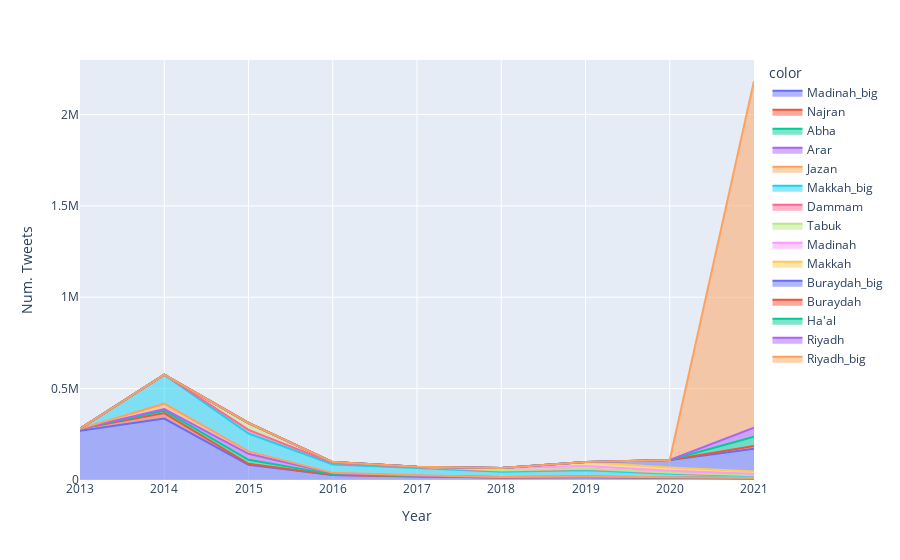

The cell this chart's notebook holds for it:
### Code cell
tweets_by_year = provs.groupby([provs.date.dt.year, "province"]).size()
years, names = list(zip(*tweets_by_year.index))
px.area(x=years, y=tweets_by_year.values, color=names, labels={"x": "Year", "y": "Num. Tweets"})

# Graph is weird. Why is all Riyadh_big tweets just one year ago?

### Figure 1 — Plotly figure (JSON) as saved in the notebook; plotly's stock layout.template omitted (floating-point values rounded to 4 significant figures)
{"data": [{"hovertemplate": "color=Madinah_big<br>Year=%{x}<br>Num. Tweets=%{y}<extra></extra>", "legendgroup": "Madinah_big", "line": {"color": "#636efa"}, "mode": "lines", "name": "Madinah_big", "orientation": "v", "showlegend": true, "stackgroup": "1", "type": "scatter", "x": [2013, 2014, 2015, 2016, 2017, 2018, 2019, 2020, 2021], "xaxis": "x", "y": [269798, 336259, 83285, 26726, 19118, 13455, 15476, 11880, 8829], "yaxis": "y"}, {"hovertemplate": "color=Najran<br>Year=%{x}<br>Num. Tweets=%{y}<extra></extra>", "legendgroup": "Najran", "line": {"color": "#EF553B"}, "mode": "lines", "name": "Najran", "orientation": "v", "showlegend": true, "stackgroup": "1", "type": "scatter", "x": [2013, 2014, 2015, 2016, 2017, 2018, 2019, 2020, 2021], "xaxis": "x", "y": [10946, 30182, 5225, 791, 839, 707, 473, 647, 228], "yaxis": "y"}, {"hovertemplate": "color=Abha<br>Year=%{x}<br>Num. Tweets=%{y}<extra></extra>", "legendgroup": "Abha", "line": {"color": "#00cc96"}, "mode": "lines", "name": "Abha", "orientation": "v", "showlegend": true, "stackgroup": "1", "type": "scatter", "x": [2014, 2015, 2016, 2017, 2018, 2019, 2020, 2021], "xaxis": "x", "y": [12872, 22206, 3267, 2047, 1661, 2467, 3568, 1966], "yaxis": "y"}, {"hovertemplate": "color=Arar<br>Year=%{x}<br>Num. Tweets=%{y}<extra></extra>", "legendgroup": "Arar", "line": {"color": "#ab63fa"}, "mode": "lines", "name": "Arar", "orientation": "v", "showlegend": true, "stackgroup": "1", "type": "scatter", "x": [2014, 2015, 2016, 2017, 2018, 2019, 2020, 2021], "xaxis": "x", "y": [8483, 32664, 6151, 1480, 377, 506, 277, 140], "yaxis": "y"}, {"hovertemplate": "color=Jazan<br>Year=%{x}<br>Num. Tweets=%{y}<extra></extra>", "legendgroup": "Jazan", "line": {"color": "#FFA15A"}, "mode": "lines", "name": "Jazan", "orientation": "v", "showlegend": true, "stackgroup": "1", "type": "scatter", "x": [2014, 2015, 2016, 2017, 2018, 2019, 2020, 2021], "xaxis": "x", "y": [29776, 13346, 2059, 2259, 864, 673, 717, 339], "yaxis": "y"}, {"hovertemplate": "color=Makkah_big<br>Year=%{x}<br>Num. Tweets=%{y}<extra></extra>", "legendgroup": "Makkah_big", "line": {"color": "#19d3f3"}, "mode": "lines", "name": "Makkah_big", "orientation": "v", "showlegend": true, "stackgroup": "1", "type": "scatter", "x": [2014, 2015, 2016, 2017, 2018, 2019, 2020, 2021], "xaxis": "x", "y": [158750, 97495, 46342, 39484, 27922, 33483, 16938, 12410], "yaxis": "y"}, {"hovertemplate": "color=Dammam<br>Year=%{x}<br>Num. Tweets=%{y}<extra></extra>", "legendgroup": "Dammam", "line": {"color": "#FF6692"}, "mode": "lines", "name": "Dammam", "orientation": "v", "showlegend": true, "stackgroup": "1", "type": "scatter", "x": [2015, 2016, 2017, 2018, 2019, 2020, 2021], "xaxis": "x", "y": [20117, 8177, 4261, 4737, 7026, 3781, 1929], "yaxis": "y"}, {"hovertemplate": "color=Tabuk<br>Year=%{x}<br>Num. Tweets=%{y}<extra></extra>", "legendgroup": "Tabuk", "line": {"color": "#B6E880"}, "mode": "lines", "name": "Tabuk", "orientation": "v", "showlegend": true, "stackgroup": "1", "type": "scatter", "x": [2015, 2016, 2017, 2018, 2019, 2020, 2021], "xaxis": "x", "y": [37593, 4459, 2443, 2034, 1501, 1502, 523], "yaxis": "y"}, {"hovertemplate": "color=Madinah<br>Year=%{x}<br>Num. Tweets=%{y}<extra></extra>", "legendgroup": "Madinah", "line": {"color": "#FF97FF"}, "mode": "lines", "name": "Madinah", "orientation": "v", "showlegend": true, "stackgroup": "1", "type": "scatter", "x": [2017, 2018, 2019, 2020, 2021], "xaxis": "x", "y": [853, 13491, 15429, 11878, 8405], "yaxis": "y"}, {"hovertemplate": "color=Makkah<br>Year=%{x}<br>Num. Tweets=%{y}<extra></extra>", "legendgroup": "Makkah", "line": {"color": "#FECB52"}, "mode": "lines", "name": "Makkah", "orientation": "v", "showlegend": true, "stackgroup": "1", "type": "scatter", "x": [2019, 2020, 2021], "xaxis": "x", "y": [21243, 16861, 11995], "yaxis": "y"}, {"hovertemplate": "color=Buraydah_big<br>Year=%{x}<br>Num. Tweets=%{y}<extra></extra>", "legendgroup": "Buraydah_big", "line": {"color": "#636efa"}, "mode": "lines", "name": "Buraydah_big", "orientation": "v", "showlegend": true, "stackgroup": "1", "type": "scatter", "x": [2020, 2021], "xaxis": "x", "y": [41737, 124236], "yaxis": "y"}, {"hovertemplate": "color=Buraydah<br>Year=%{x}<br>Num. Tweets=%{y}<extra></extra>", "legendgroup": "Buraydah", "line": {"color": "#EF553B"}, "mode": "lines", "name": "Buraydah", "orientation": "v", "showlegend": true, "stackgroup": "1", "type": "scatter", "x": [2021], "xaxis": "x", "y": [15551], "yaxis": "y"}, {"hovertemplate": "color=Ha'al<br>Year=%{x}<br>Num. Tweets=%{y}<extra></extra>", "legendgroup": "Ha'al", "line": {"color": "#00cc96"}, "mode": "lines", "name": "Ha'al", "orientation": "v", "showlegend": true, "stackgroup": "1", "type": "scatter", "x": [2021], "xaxis": "x", "y": [50037], "yaxis": "y"}, {"hovertemplate": "color=Riyadh<br>Year=%{x}<br>Num. Tweets=%{y}<extra></extra>", "legendgroup": "Riyadh", "line": {"color": "#ab63fa"}, "mode": "lines", "name": "Riyadh", "orientation": "v", "showlegend": true, "stackgroup": "1", "type": "scatter", "x": [2021], "xaxis": "x", "y": [50003], "yaxis": "y"}, {"hovertemplate": "color=Riyadh_big<br>Year=%{x}<br>Num. Tweets=%{y}<extra></extra>", "legendgroup": "Riyadh_big", "line": {"color": "#FFA15A"}, "mode": "lines", "name": "Riyadh_big", "orientation": "v", "showlegend": true, "stackgroup": "1", "type": "scatter", "x": [2021], "xaxis": "x", "y": [1896510], "yaxis": "y"}], "layout": {"autosize": true, "legend": {"title": {"text": "color"}, "tracegroupgap": 0}, "margin": {"t": 60}, "xaxis": {"anchor": "y", "autorange": true, "domain": [0, 1], "range": [2013, 2021], "title": {"text": "Year"}, "type": "linear"}, "yaxis": {"anchor": "x", "autorange": true, "domain": [0, 1], "range": [0, 2298000.0], "title": {"text": "Num. Tweets"}, "type": "linear"}}}
